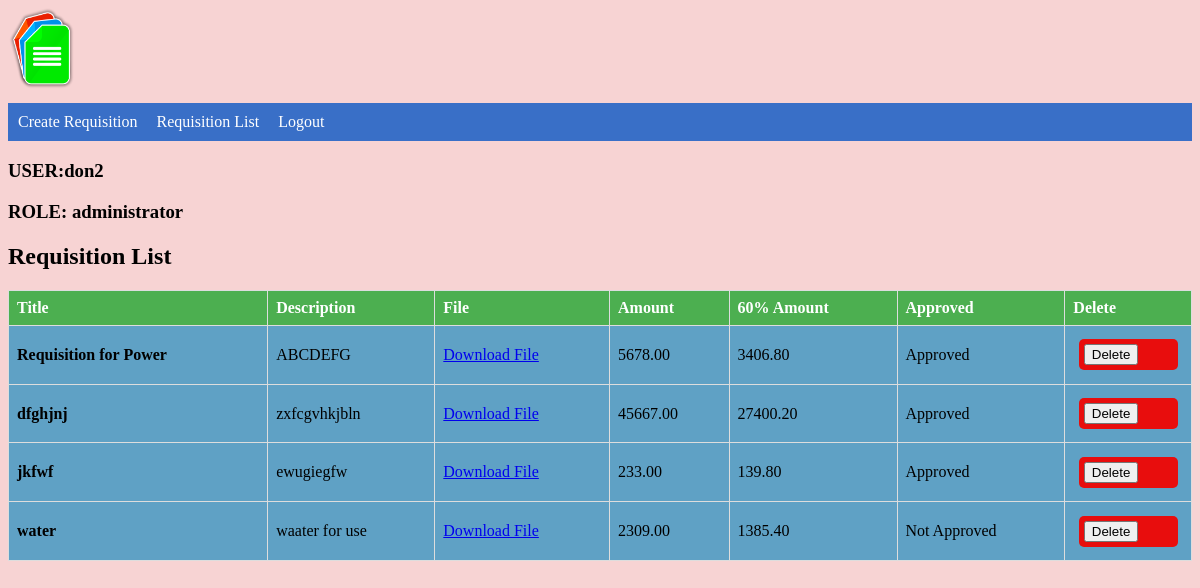
Page /list/ (signed in) on the committed database.
### requisition/models.py (models this page shows, shortened)
class UserProfile(models.Model):
    user = models.OneToOneField(User, on_delete=models.CASCADE)
    user_type = models.CharField(max_length=20, choices=[('normal', 'Normal User'), ('supervisor', 'Supervisor'), ('administrator', 'Administrator')])

class Requisition(models.Model):
    user = models.ForeignKey(User, on_delete=models.CASCADE)
    title = models.CharField(max_length=255)
    description = models.TextField()
    upload_file = models.FileField(upload_to='uploads/')
    amount = models.DecimalField(default=0,max_digits=10, decimal_places=2)
    approved = models.BooleanField(default=False)
    amount_60_percent = models.DecimalField(max_digits=10, decimal_places=2, editable=False, null=True, blank=True)

### requisition/views.py (the view)
# urls.py: path('list/', requisition_list, name='requisition_list'),
@login_required(login_url='/login/')
def requisition_list(request):
    if request.user.userprofile.user_type == 'normal':
        requisitions = Requisition.objects.filter(user=request.user)
    else:
        requisitions = Requisition.objects.all()
    return render(request, 'requisition_list.html', {'requisitions': requisitions,'User':request.user,'Role':request.user.userprofile.user_type})

### requisition/templates/requisition_list.html (shortened to what this page needs)
{% extends 'base.html' %}
{% block content %}
<h3>USER:{{user}}</h3>
<h3>ROLE: {{Role}}</h3>
  <h2>Requisition List</h2>
  {% if requisitions %}
    <table>
      <thead>
        <tr>
          <th>Title</th>
          <th>Description</th>
          <th>File</th>
          <th>Amount</th>
          <th>60% Amount</th>
          <th>Approved</th>
          {% if Role != 'normal' %}
            <th>Delete</th>
          {% endif %}
        </tr>
      </thead>
      <tbody>
        {% for requisition in requisitions %}
          <tr>
            <td><strong>{{ requisition.title }}</strong></td>
            <td>{{ requisition.description }}</td>
            <td>
              {% if requisition.upload_file %}
                <a href="{{ requisition.upload_file.url }}" target="_blank">Download File</a>
              {% endif %}
            </td>
            <td>{{ requisition.amount }}</td>
            <td>
              {% if requisition.amount_60_percent %}
                {{ requisition.amount_60_percent }}
              {% endif %}
            </td>
            <td>
              {% if requisition.approved %}
                Approved
                {% else %}
                Not Approved
              {% endif %}
            </td>
            {% if Role != 'normal' %}
              <td>
                <form method="post" action="{% url 'delete_requisition' requisition.id %}" class="delete">
                  <button type="submit">Delete</button>
                </form>
              </td>
            {% endif %}
          </tr>
        {% endfor %}
      </tbody>
    </table>
  {% else %}
    <p>No requisitions available.</p>
  {% endif %}
{% endblock %}

### static/css/style.css (style rules this page uses)
.delete { background-color: #e80d0d; }
body { background-color: rgb(247, 211, 211); }
table { width: 100%; border-collapse: collapse; margin-top: 20px; }
th, td { border: 1px solid #ddd; padding: 8px; text-align: left; word-wrap: break-word; }
th { background-color: #4CAF50; color: white; }
tr { background-color: #5fa1c5; background-repeat: repeat-y; }
form { max-width: 200px; margin: 5%; color: #eef3f8; background-color: #4CAF50; padding: 5px; border-radius: 5px; }

### rows in the picture
UserProfile: user_type "administrator"
Requisition: title "Requisition for Power", description "ABCDEFG", amount "5678.00", amount_60_percent "3406.80", approved "Approved"
Requisition: title "dfghjnj", description "zxfcgvhkjbln", amount "45667.00", amount_60_percent "27400.20", approved "Approved"
Requisition: title "jkfwf", description "ewugiegfw", amount "233.00", amount_60_percent "139.80", approved "Approved"
Requisition: title "water", description "waater for use", amount "2309.00", amount_60_percent "1385.40", approved "Not Approved"

### other values in the picture
{{ user }} "don2"
